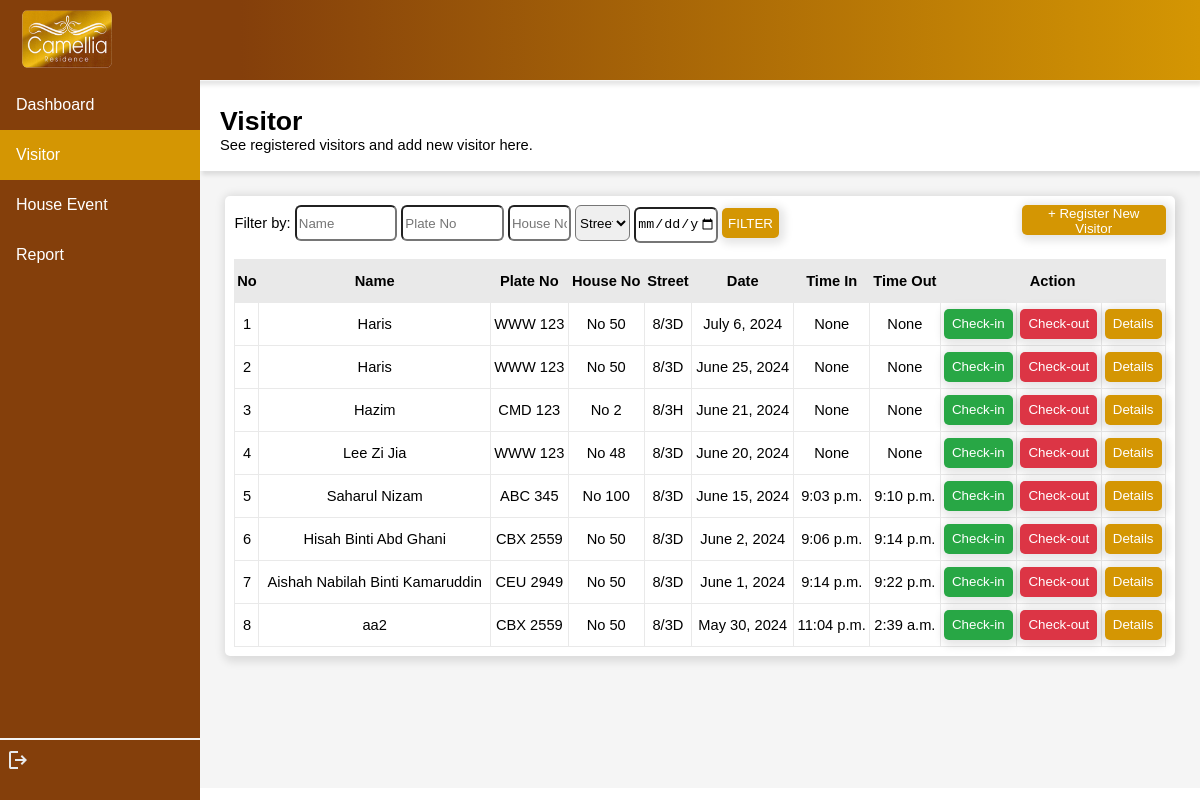
/camelliaresidence/guardvisitor/SG-01, run on the app's committed database.
### residentialvisitor/models.py (models this page shows)
class Visitor(models.Model):
    visName = models.TextField(max_length=255)
    visIC = models.CharField(max_length=14)
    visPhoneno = models.CharField(max_length=20)
    plateNo = models.CharField(max_length=20)
    houseNo = models.CharField(max_length=6)
    street = models.CharField(max_length=30)
    address = models.CharField(max_length=255)
    purpose = models.TextField(max_length=255)
    date = models.DateField()
    timeIn = models.TimeField(null=True)
    timeOut = models.TimeField(null=True)
    duration = models.CharField(max_length=5) #days example : 1 day, 3 days, 7 days
    status = models.TextField(max_length=10, default='Registered') #Registered / Check in / Check out
    resID = models.ForeignKey(Resident, on_delete=models.CASCADE, null=True)
    guardID = models.ForeignKey(Guard, on_delete=models.CASCADE, null=True)

### residentialvisitor/views.py (the view)
# urls.py: path('guardvisitor/<str:guardID>', views.guard_visitor, name='guard_visitor'),
def guard_visitor(request, guardID):
    myguard = Guard.objects.get(guardID=guardID)
    myvisitor = Visitor.objects.all().order_by('-date').values()
    dict = {
        'myguard':myguard,
        'myvisitor':myvisitor
    }
    return render(request, 'guard_visitor.html', dict)

### residentialvisitor/templates/guard_visitor.html (shortened to what this page needs)
<!DOCTYPE html>
<html lang="en">
<head>
</head>
<body>
    {% load static %}
    <header>
        <img src="{% static 'logo.png' %}" alt="" width="90px" height="58px" style="float: left; margin-left: 1%;">
    </header>
    <div class="sidenav">
        <a href="{% url 'guard_dashboard' myguard.guardID %}" id="page">Dashboard</a>
        <a href="{% url 'guard_visitor' myguard.guardID %}" class="active" id="page">Visitor</a>
        <a href="{% url 'guard_event' myguard.guardID %}" id="page">House Event</a>
        <a href="{% url 'guard_report' myguard.guardID %}" id="page">Report</a>
        <br>
        <hr>
        <a href="{% url 'guard_login' %}" style="margin-left: 3%;"><svg xmlns="http://www.w3.org/2000/svg" height="24px" viewBox="0 -960 960 960" width="24px" fill="#e8eaed"><path d="M200-120q-33 0-56.5-23.5T120-200v-560q0-33 23.5-56.5T200-840h280v80H200v560h280v80H200Zm440-160-55-58 102-102H360v-80h327L585-622l55-58 200 200-200 200Z"/></svg></a>
    </div>
    <div class="content">
        <div id="title">
            <p><span style="font-size: 20pt; font-weight: bold;">Visitor <br></span>See registered visitors and add new visitor here.</p>
        </div>
        <div style="display: flex; margin: 1%; justify-content: center; height: max-content;">
            <div class="info" style="width: 100%; height: max-content;">
                <div style="display: flex;">
                    <form action="{% url 'guardfilter_visitor' myguard.guardID %}" method="get" style="width: 87.5%;">
                        Filter by:
                        <input type="text" name="visName" style="width: 12%; height: 30px; border-radius: 6px;" placeholder="Name">
                        <input type="text" name="plateNo" style="width: 12%; height: 30px; border-radius: 6px;" placeholder="Plate No">
                        <input type="text" name="houseNo" style="width: 7%; height: 30px; border-radius: 6px;" placeholder="House No">
                        <select name="street" style="width: 7%; height: 36px; border-radius: 6px;">
                            <option value="">Street</option>
                        </select>
                        <input type="date" name="date" style="width: 10%; height: 32px; border-radius: 6px;">
                        <input type="submit" value="FILTER" id="submitbut">
                    </form>
                    <button style="float: right; " ><a href="registervisitor/{{myguard.guardID}}">+ Register New Visitor</a></button>
                </div>
                <br>
                <table>
                    <tr>
                        <th>No</th>
                        <th>Name</th>
                        <th>Plate No</th>
                        <th>House No</th>
                        <th>Street</th>
                        <th>Date</th>
                        <th>Time In</th>
                        <th>Time Out</th>
                        <th colspan="3">Action</th>
                    </tr>
                    {% for x in myvisitor %}
                    <tr>
                        <td id="no"></td>
                        <td>{{x.visName}}</td>
                        <td>{{x.plateNo}}</td>
                        <td>{{x.houseNo}}</td>
                        <td>{{x.street}}</td>
                        <td>{{x.date}}</td>
                        <td>{{x.timeIn}}</td>
                        <td>{{x.timeOut}}</td>
                        <td><button style="background-color: #28a745;"><a href="{% url 'guardcheckin_visitor' myguard.guardID  x.id %}">Check-in</a></button></td>
                        <td><button style="background-color: #dc3545;"><a href="{% url 'guardcheckout_visitor' myguard.guardID  x.id %}">Check-out</a></button></td>
                        <td><button><a href="{% url 'guarddetails_visitor' myguard.guardID  x.id %}">Details</a></button></td>
                    </tr>
                    {% endfor %}
                </table>
        </div>
        </div>
    </div>
</body>
</html>

### residentialvisitor/templates/guard_visitor.html (style rules this page uses)
body { margin: 0%; top: 0; font-family: Verdana, Geneva, Tahoma, sans-serif; counter-reset: section; }
#no::before { counter-increment: section; content: counter(section); }
header { background-image: linear-gradient(270deg, rgba(212, 150, 3, 1) 0%, rgba(132, 63, 11, 1) 80%); height: 70px; border-bottom: 1px solid whitesmoke; padding-top: 10px; padding-left: 10px; top: 0; position: sticky; background-color: white; box-shadow: 2px 4px 4px rgba(0, 0, 0, 0.1); }
.sidenav { height: 100%; width: 200px; position: fixed; z-index: 1; top: 80px; left: 0; background-color: #843F0B; overflow-x: hidden; }
.sidenav #page { display: block; color: white; padding: 16px; text-decoration: none; }
.sidenav #page.active { background-color: #d49603; color: white; }
div.content { margin-left: 200px; height: 707px; background-color: whitesmoke; font-size: 11pt; }
#title { background-color: white; box-shadow: 2px 4px 4px rgba(0, 0, 0, 0.1); height: 80px; padding-left: 2%; padding-top: 1%; }
.info { background-color: white; box-shadow: 2px 2px 8px 4px rgba(0, 0, 0, 0.1); border-radius: 5px; padding: 1%; margin: 1.5%; }
hr { border: 0.5px solid whitesmoke; margin-top: 440px; }
button { padding-right: 8px; padding-left: 8px; height: 30px; border-radius: 5px; box-shadow: 2px 2px 8px 4px rgba(0, 0, 0, 0.1); border: 0; background-color: #d49603; }
a { text-decoration: none; color: white; }
table,tr,th,td { border: rgb(233, 233, 233) solid 1px; border-collapse: collapse; width: 100%; }
tr,th,td { height: 40px; width: max-content; text-align: center; }
th { background-color: rgb(233, 233, 233); }
#submitbut { width: max-content; height: 30px; border-radius: 5px; box-shadow: 2px 2px 8px 4px rgba(0, 0, 0, 0.1); border: 0; background-color: #d49603; color: white; }

### data on the page
Visitor: visName "Haris", plateNo "WWW 123", houseNo "No 50", street "8/3D", date "July 6, 2024", timeIn "None", timeOut "None"
Visitor: visName "Haris", plateNo "WWW 123", houseNo "No 50", street "8/3D", date "June 25, 2024", timeIn "None", timeOut "None"
Visitor: visName "Hazim", plateNo "CMD 123", houseNo "No 2", street "8/3H", date "June 21, 2024", timeIn "None", timeOut "None"
Visitor: visName "Lee Zi Jia", plateNo "WWW 123", houseNo "No 48", street "8/3D", date "June 20, 2024", timeIn "None", timeOut "None"
Visitor: visName "Saharul Nizam", plateNo "ABC 345", houseNo "No 100", street "8/3D", date "June 15, 2024", timeIn "9:03 p.m.", timeOut "9:10 p.m."
Visitor: visName "Hisah Binti Abd Ghani", plateNo "CBX 2559", houseNo "No 50", street "8/3D", date "June 2, 2024", timeIn "9:06 p.m.", timeOut "9:14 p.m."
Visitor: visName "Aishah Nabilah Binti Kamaruddin", plateNo "CEU 2949", houseNo "No 50", street "8/3D", date "June 1, 2024", timeIn "9:14 p.m.", timeOut "9:22 p.m."
Visitor: visName "aa2", plateNo "CBX 2559", houseNo "No 50", street "8/3D", date "May 30, 2024", timeIn "11:04 p.m.", timeOut "2:39 a.m."
